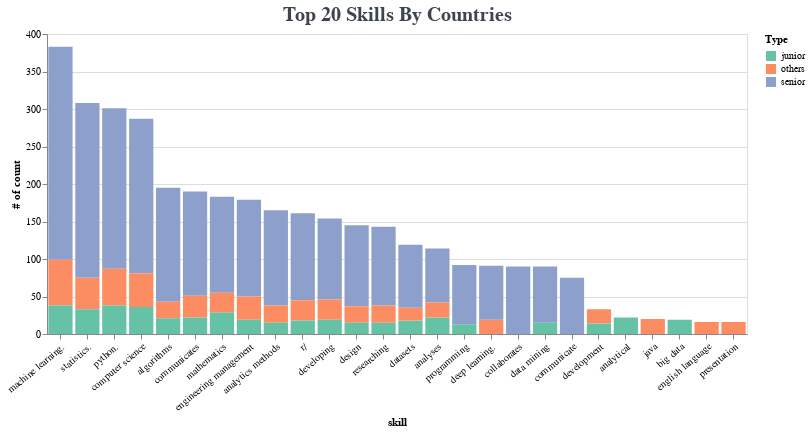

This figure's notebook cell:
### Code cell
title_str=" Top %d Skills By Countries" %(top_n)
alt.Chart(df_type_i.groupby('type').head(top_n)).mark_bar().encode(
    y=alt.X('cnt:Q', title='# of count'),
    x=alt.Y('skill:O',sort='-y',title='skill',axis=alt.Axis( 
                                   labelAngle=-40, 
                                   labelOverlap=False)),
    color=alt.Color('type', scale=alt.Scale(scheme='set2'),title='Type'),
    order=alt.Order(
      # Sort the segments of the bars by this field
      'type',
      sort='ascending'
    )
).properties(height=b_height, width=b_width,
        title = alt.TitleParams(text = title_str,
                                            align='center',
                                            font = 'Ubuntu Mono', 
                                            fontSize = 20, 
                                            color = '#3E454F'
                                            )
    )

### Figure 1 — Vega-Lite specification as saved in the notebook (floating-point values rounded to 4 significant figures)
{"config": {"view": {"continuousWidth": 400, "continuousHeight": 300}}, "data": {"name": "data-ecc99faaf566e1b2ee689b5d3c8edf12"}, "mark": "bar", "encoding": {"color": {"type": "nominal", "field": "type", "scale": {"scheme": "set2"}, "title": "Type"}, "order": {"type": "nominal", "field": "type", "sort": "ascending"}, "x": {"type": "ordinal", "axis": {"labelAngle": -40, "labelOverlap": false}, "field": "skill", "sort": "-y", "title": "skill"}, "y": {"type": "quantitative", "field": "cnt", "title": "# of count"}}, "height": 300, "title": {"text": " Top 20 Skills By Countries", "align": "center", "color": "#3E454F", "font": "Ubuntu Mono", "fontSize": 20}, "width": 700, "$schema": "https://vega.github.io/schema/vega-lite/v4.8.1.json", "datasets": {"data-ecc99faaf566e1b2ee689b5d3c8edf12": [{"type": "senior", "skill": "machine learning.", "cnt": 284}, {"type": "senior", "skill": "statistics.", "cnt": 233}, {"type": "senior", "skill": "python.", "cnt": 214}, {"type": "senior", "skill": "computer science", "cnt": 206}, {"type": "senior", "skill": "algorithms", "cnt": 152}, {"type": "senior", "skill": "communicates", "cnt": 139}, {"type": "senior", "skill": "engineering management", "cnt": 129}, {"type": "senior", "skill": "mathematics", "cnt": 128}, {"type": "senior", "skill": "analytics methods", "cnt": 127}, {"type": "senior", "skill": "r/", "cnt": 116}, {"type": "senior", "skill": "design", "cnt": 108}, {"type": "senior", "skill": "developing", "cnt": 108}, {"type": "senior", "skill": "researching", "cnt": 105}, {"type": "senior", "skill": "collaborates", "cnt": 90}, {"type": "senior", "skill": "datasets", "cnt": 84}, {"type": "senior", "skill": "programming", "cnt": 79}, {"type": "senior", "skill": "data mining", "cnt": 75}, {"type": "senior", "skill": "communicate", "cnt": 75}, {"type": "senior", "skill": "deep learning.", "cnt": 72}, {"type": "senior", "skill": "analyses", "cnt": 72}, {"type": "others", "skill": "machine learning.", "cnt": 61}, {"type": "others", "skill": "python.", "cnt": 49}, {"type": "others", "skill": "computer science", "cnt": 45}, {"type": "others", "skill": "statistics.", "cnt": 42}, {"type": "junior", "skill": "python.", "cnt": 38}, {"type": "junior", "skill": "machine learning.", "cnt": 38}, {"type": "junior", "skill": "computer science", "cnt": 36}, {"type": "junior", "skill": "statistics.", "cnt": 33}, {"type": "others", "skill": "engineering management", "cnt": 31}, {"type": "others", "skill": "communicates", "cnt": 29}, {"type": "junior", "skill": "mathematics", "cnt": 29}, {"type": "others", "skill": "r/", "cnt": 27}, {"type": "others", "skill": "developing", "cnt": 27}, {"type": "others", "skill": "mathematics", "cnt": 26}, {"type": "others", "skill": "researching", "cnt": 23}, {"type": "others", "skill": "analytics methods", "cnt": 23}, {"type": "junior", "skill": "analytical", "cnt": 22}, {"type": "junior", "skill": "analyses", "cnt": 22}, {"type": "junior", "skill": "communicates", "cnt": 22}, {"type": "others", "skill": "algorithms", "cnt": 22}, {"type": "others", "skill": "design", "cnt": 22}, {"type": "junior", "skill": "algorithms", "cnt": 21}, {"type": "others", "skill": "java", "cnt": 20}, {"type": "others", "skill": "analyses", "cnt": 20}, {"type": "others", "skill": "development", "cnt": 19}, {"type": "others", "skill": "deep learning.", "cnt": 19}, {"type": "junior", "skill": "engineering management", "cnt": 19}, {"type": "junior", "skill": "big data", "cnt": 19}, {"type": "junior", "skill": "developing", "cnt": 19}, {"type": "junior", "skill": "r/", "cnt": 18}, {"type": "junior", "skill": "datasets", "cnt": 18}, {"type": "others", "skill": "datasets", "cnt": 17}, {"type": "others", "skill": "english language", "cnt": 16}, {"type": "others", "skill": "presentation", "cnt": 16}, {"type": "junior", "skill": "data mining", "cnt": 15}, {"type": "junior", "skill": "researching", "cnt": 15}, {"type": "junior", "skill": "design", "cnt": 15}, {"type": "junior", "skill": "analytics methods", "cnt": 15}, {"type": "junior", "skill": "development", "cnt": 14}, {"type": "junior", "skill": "programming", "cnt": 13}]}}
